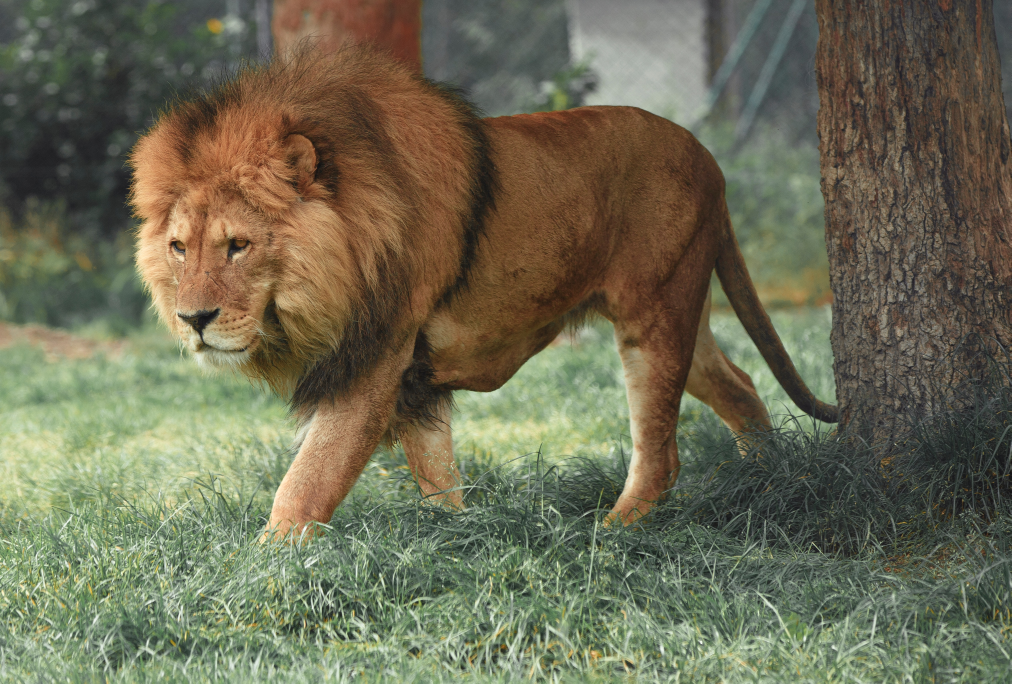
#> input picture Photos/lion.jpg, 5056 x 3417 px (shown at 1/5 size)
$ python transformations.py
#> lines starting #> are read from the running program, lines starting #| are printed output that depends on the picture
import cv2 as cv
import numpy as np

img = cv.imread('Photos/lion.jpg')
#> img is the input picture: shape (3417, 5056, 3); mean B, G, R 84.1, 107.3, 109.1
cv.imshow('Lion', img)

# Translation
def translate(img, x, y):
#> called with x = -100, y = -100
    translateMat = np.float32([[1,0,x],[0,1,y]])
    dimensions = (img.shape[1], img.shape[0])
#> dimensions = (5056, 3417)
    return cv.warpAffine(img, translateMat, dimensions)
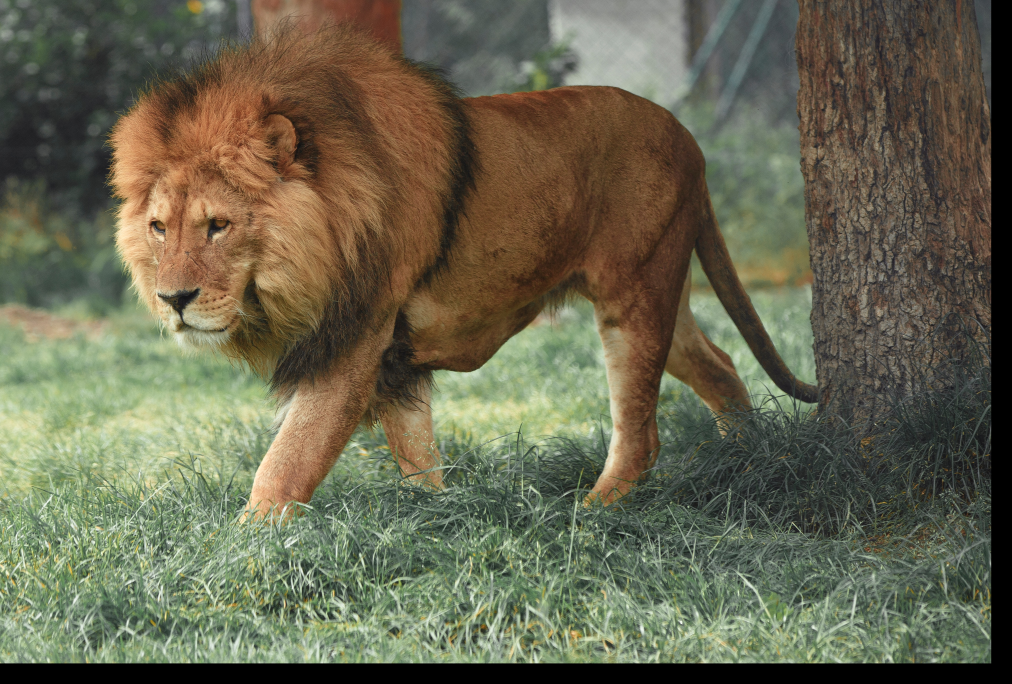
#> returned value: shape (3417, 5056, 3) (shown at 1/5 size); mean of channels 0, 1, 2 79.6, 102.1, 104.1; drawn as B, G, R

# -x --> Left
# -y --> Up
# x --> Right
# y --> Down

translated = translate(img, -100, -100)
cv.imshow('Translated', translated)

# Rotation
def rotate(img, angle, rotPoint=None):
#> called with angle = 45
    (height, width) = img.shape[:2]
#> height = 3417; width = 5056

    if rotPoint is None:
        rotPoint = (width//2, height//2)
#> rotPoint = (2528, 1708)

    rotMat = cv.getRotationMatrix2D(rotPoint, angle, 1.0)
    dimensions = (width, height)
#> dimensions = (5056, 3417)

    return cv.warpAffine(img, rotMat, dimensions)
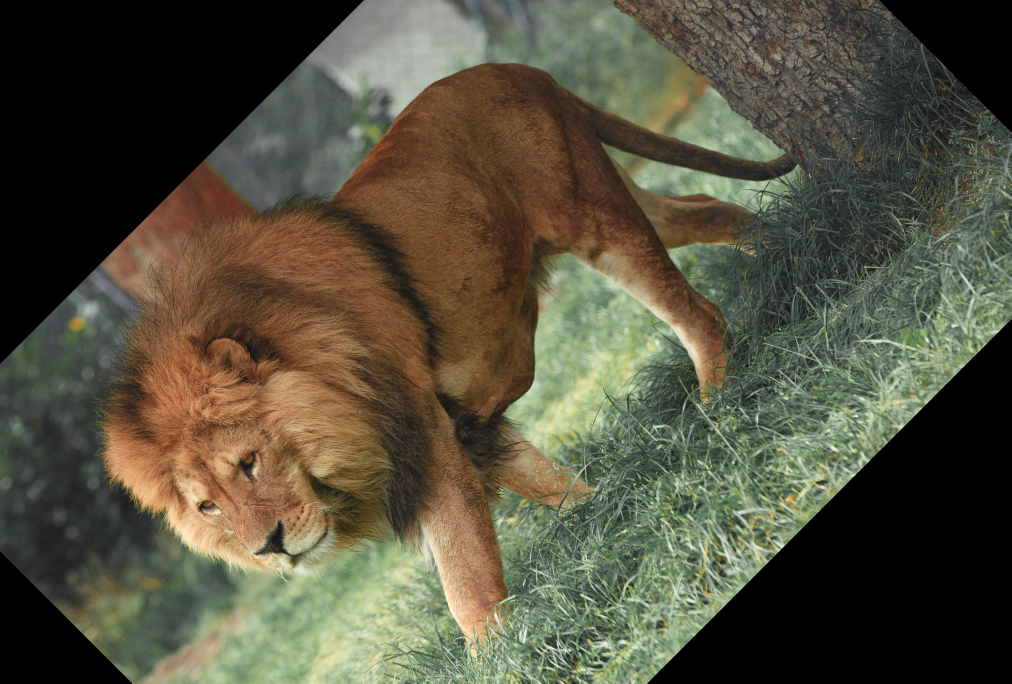
#> returned value: shape (3417, 5056, 3) (shown at 1/5 size); mean of channels 0, 1, 2 63.3, 81.7, 85; drawn as B, G, R

rotated = rotate(img, 45)
cv.imshow('Rotated', rotated)

rotated_rotated = rotate(rotated, -90)
#> call 2 of rotate, with angle = -90
#> in rotate (call 2), `return cv.warpAffine(img, rotMat, dimensions)`:
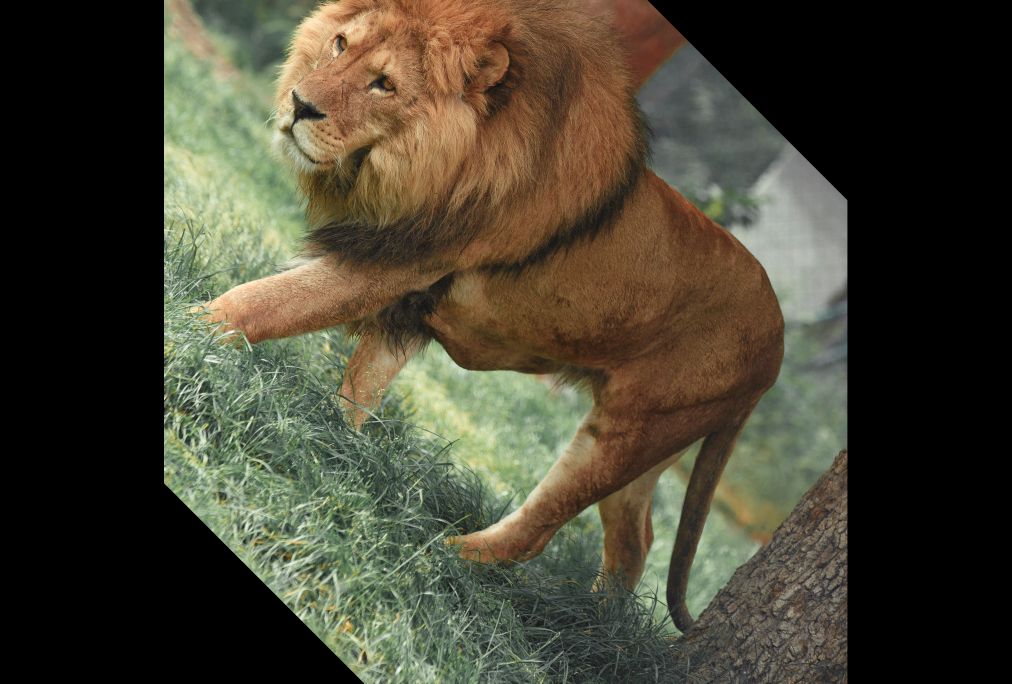
#> returned value: shape (3417, 5056, 3) (shown at 1/5 size); mean of channels 0, 1, 2 51.2, 67.1, 71; drawn as B, G, R
cv.imshow('Rotated Rotated', rotated_rotated)

# Resizing
resized = cv.resize(img, (500,500), interpolation=cv.INTER_CUBIC)
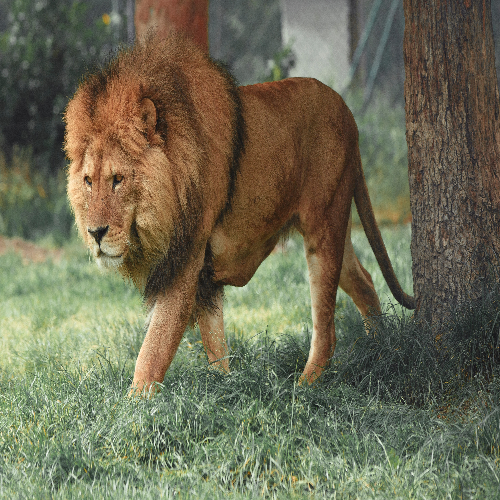
#> resized: shape (500, 500, 3); mean B, G, R 84.1, 107.3, 109.1
cv.imshow('Resized', resized)

# Flipping
flip = cv.flip(img, 0)
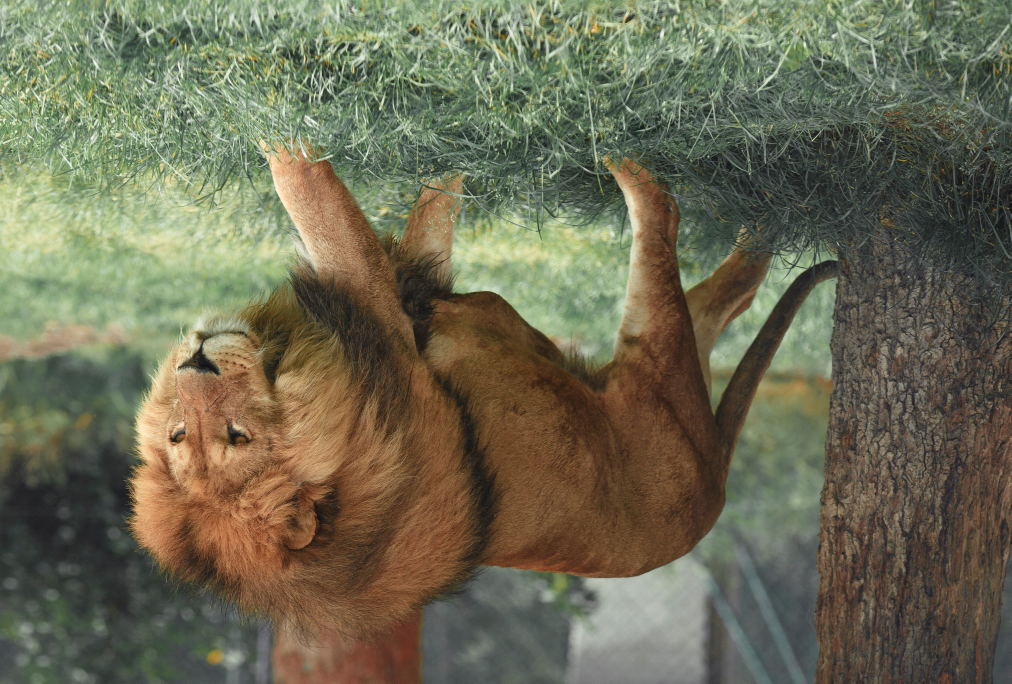
#> flip: shape (3417, 5056, 3) (shown at 1/5 size); mean B, G, R 84.1, 107.3, 109.1
cv.imshow('Flip', flip)

# Cropping
cropped = img[200:400, 300:400]
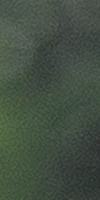
#> cropped: shape (200, 100, 3); mean B, G, R 66.7, 79.4, 67.2
cv.imshow('Cropped', cropped)

cv.waitKey(0)

$ run again, with Photos/gazelle.jpg copied over Photos/lion.jpg
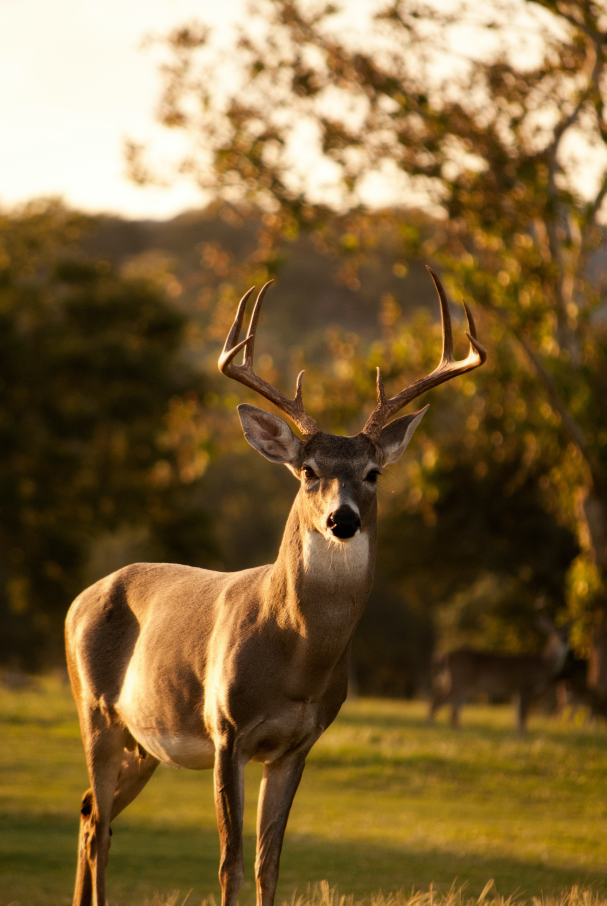
#> input picture Photos/gazelle.jpg, 2425 x 3622 px (shown at 1/4 size)
#> img is the input picture: shape (3622, 2425, 3); mean B, G, R 57.6, 100.4, 126.1
#> `flip = cv.flip(img, 0)`:
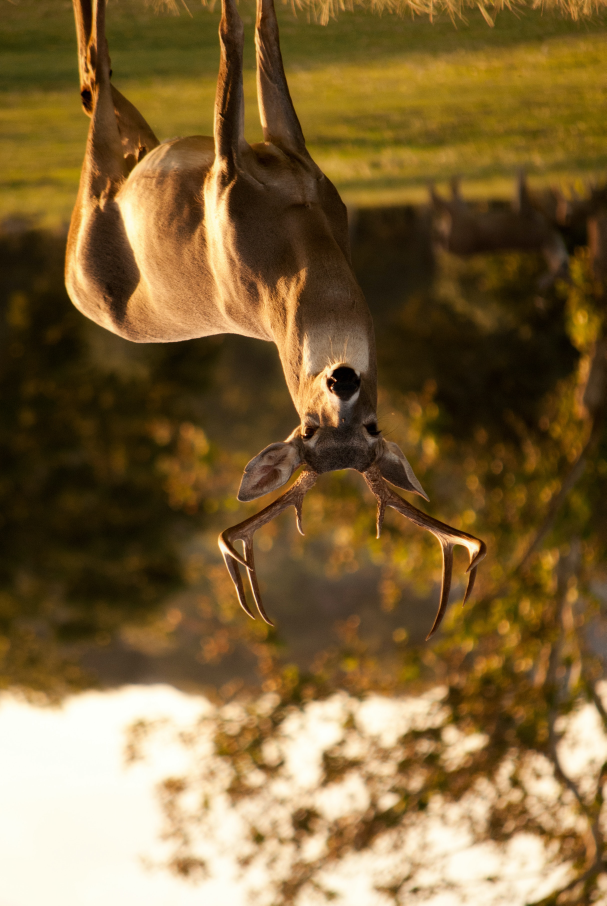
#> flip: shape (3622, 2425, 3) (shown at 1/4 size); mean B, G, R 57.6, 100.4, 126.1
#> `cropped = img[200:400, 300:400]`:
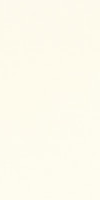
#> cropped: shape (200, 100, 3); mean B, G, R 237.2, 250.9, 253.6
